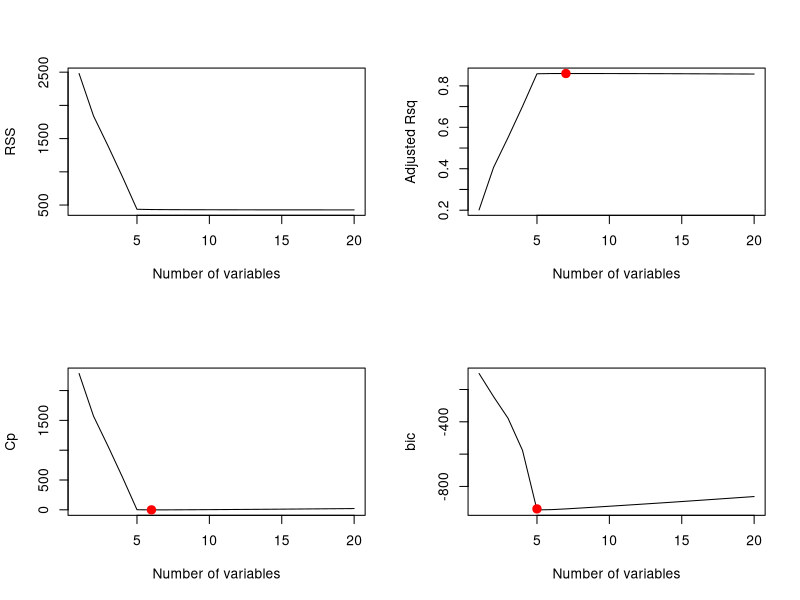

The R script that drew this image: (Note: this script raises an error after producing the figure.)
## ---- chunk 1
set.seed(1)
n = 500
p = 20
x = matrix(rnorm(n * p), nrow=n, ncol=p)
y = x[, 1] + x[, 2] + x[, 3] + x[, 4] + x[, 5] + rnorm(n)
## ---- chunk 2
head(x)
## ---- chunk 3
dim(x)
## ---- chunk 4
simulated_data = data.frame(x, y)
## ---- chunk 5
head(simulated_data)
## ---- chunk 6
lm_fit <- lm(y ~ ., data=simulated_data)
## ---- chunk 7
summary(lm_fit)
## ---- chunk 8
library(leaps)
## ---- chunk 9
regfit.full <- regsubsets(y ~ ., data=simulated_data)
## ---- chunk 10
summary(regfit.full)
## ---- chunk 11
regfit.full = regsubsets(y ~ ., data=simulated_data, nvmax=20)
## ---- chunk 12
reg.summary <- summary(regfit.full)
## ---- chunk 13
names(reg.summary)
## ---- chunk 14
round(reg.summary$rsq, 3)
## ---- chunk 15
par(mfrow=c(2, 2))
plot(reg.summary$rss, xlab="Number of variables", ylab = "RSS", type="l")

plot(reg.summary$adjr2, xlab="Number of variables", ylab= "Adjusted Rsq", type="l")
which.max(reg.summary$adjr2)
points(7, reg.summary$adjr2[7], col="red", cex=2, pch=20)

plot(reg.summary$cp, xlab="Number of variables", ylab= "Cp", type="l")
which.min(reg.summary$cp)
points(6, reg.summary$cp[7], col="red", cex=2, pch=20)

plot(reg.summary$bic, xlab="Number of variables", ylab= "bic", type="l")
which.min(reg.summary$bic)
points(5, reg.summary$bic[7], col="red", cex=2, pch=20)
## ---- chunk 16
coef(regfit.full, 6)
## ---- chunk 17
regfit.fwd <- regsubsets(y ~ ., data = simulated_data, nvmax = 20, method="forward")

regfit.bwd <- regsubsets(y ~ ., data = simulated_data, nvmax = 20, method="backward")

summary(regfit.bwd)
## ---- chunk 18
coef(regfit.full, 6)
## ---- chunk 19
coef(regfit.fwd, 6)
## ---- chunk 20
set.seed(123)
train <- sample(c(TRUE, FALSE), n, replace=T)
test <- !train
## ---- chunk 21
regfit.best <- regsubsets(y ~ ., data=simulated_data, nvmax=20)
## ---- chunk 22
test.mat <- model.matrix(y ~ ., data = simulated_data[test, ])
## ---- chunk 23
head(test.mat)
## ---- chunk 24
dim(test.mat)
## ---- chunk 25
val.errors <- rep(0, 20)
for (i in 1:20) {
    coefi <- coef(regfit.best, id=i)
    pred <- test.mat[, names(coefi)] %*% coefi
    val.errors[i] <- mean((simulated_data$y[test] - pred)^2)
}
## ---- chunk 26
round(val.errors, 3)
## ---- chunk 27
which.min(val.errors)
## ---- chunk 28
predict.regsubsets <- function(objects, newdata, id, ...) {
    form <- as.formula(objects$call[[2]])
    mat <- model.matrix(form, newdata)
    coefi <- coef(objects, id=id)
    xvars <- names(coefi)
    mat[, xvars] %*% coefi
}
## ---- chunk 29
k <- 10
set.seed(1)
folds <- sample(rep(1:k, length=n))
cv.errors <- matrix(NA, k, 20)
## ---- chunk 30
length(which(folds == 8))
## ---- chunk 31
for (j in 1:k) {
    best.fit <- regsubsets(y ~ ., data=simulated_data[folds != j, ], nvmax=20)
    for (i in 1:20) {
        pred <- predict(best.fit, simulated_data[folds == j, ], id=i)
        cv.errors[j, i] <- mean((simulated_data$y[folds == j] - pred)^2)
    }
}
## ---- chunk 32
mean.cv.errors <- apply(cv.errors, 2, mean)
## ---- chunk 33
round(mean.cv.errors, 3)
## ---- chunk 34
which.min(mean.cv.errors)
## ---- chunk 35
reg.best.full <- regsubsets(y ~., data=simulated_data, nvmax=5)
## ---- chunk 36
coef(reg.best.full, 5)
## ---- chunk 37
library(glmnet)
## ---- chunk 38
set.seed(1)
n = 100
p = 200
x = matrix(rnorm(n * p), nrow=n, ncol=p)
y = x[, 1] + x[, 2] + x[, 3] + x[, 4] + x[, 5] + rnorm(n)
## ---- chunk 39
grid <- 10^seq(10, -2, length=100)
ridge.mod <- glmnet(x, y, alpha=0, lambda=grid)
## ---- chunk 40
ridge.mod
## ---- chunk 41
dim(coef(ridge.mod))
## ---- chunk 42
coef(ridge.mod)[, 80]
## ---- chunk 43
plot(ridge.mod, xvar="lambda")
## ---- chunk 44
set.seed(123)
train <- sample(c(TRUE, FALSE), n, replace=T)
test <- !train
## ---- chunk 45
ridge.mod <- glmnet(x[train,], y[train], alpha=0, lambda=grid)
ridge.pred <- predict(ridge.mod, newx = x[test, ])
## ---- chunk 46
dim(ridge.pred)
## ---- chunk 47
ridge.pred <- predict(ridge.mod, s = 2, newx=x[test, ])
## ---- chunk 48
mean((ridge.pred - y[test])^2)
## ---- chunk 49
set.seed(1)
cv.out <- cv.glmnet(x, y, alpha=0)
plot(cv.out)
## ---- chunk 50
names(cv.out)
## ---- chunk 51
bestlam <- cv.out$lambda.min
bestlam
## ---- chunk 52
min(cv.out$cvm) # estimated test error
## ---- chunk 53
coef(cv.out, s=bestlam)
## ---- chunk 54
lasso.mod <- glmnet(x, y, alpha=1, lambda=grid)
## ---- chunk 55
plot(lasso.mod, xvar="lambda")
## ---- chunk 56
set.seed(1)
cv.out <- cv.glmnet(x, y, alpha=1)
## ---- chunk 57
plot(cv.out)
## ---- chunk 58
bestlam <- cv.out$lambda.min
## ---- chunk 59
min(cv.out$cvm)
## ---- chunk 60
coef(cv.out, s=bestlam)
## ---- chunk 61
library(MASS)
## ---- chunk 62
Sigma = matrix(c(1, 0.99, 0.99, 1), ncol=2)
## ---- chunk 63
Sigma
## ---- chunk 64
set.seed(1)
n = 500
x1 = rnorm(n)
x2 = x1
## ---- chunk 65
y = 0.5 + x1 + rnorm(n)
## ---- chunk 66
lm_fit <- lm(y ~ x1 + x2)
## ---- chunk 67
summary(lm_fit)
## ---- chunk 68
ridge_fit <- cv.glmnet(x = cbind(x1, x2), y, alpha=0)
## ---- chunk 69
bestlam = ridge_fit$lambda.min
coef(ridge_fit, s=bestlam)
## ---- chunk 70
lasso_fit <- cv.glmnet(x = cbind(x1, x2), y, alpha=1)
## ---- chunk 71
bestlam = lasso_fit$lambda.min
coef(lasso_fit, s=bestlam)
